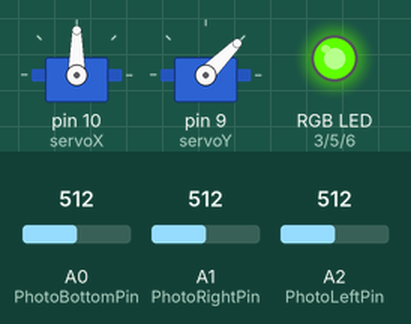
Bench run of a sketch on a simulated Arduino Uno, built with avr-gcc and run on an emulated ATmega328P. On the bench: 2 × servo, an RGB LED mixed from three pins (HIGH = lit). The inputs (shaded band) are chosen by the test bench; at power-on: A0 (PhotoBottomPin) = 512, A1 (PhotoRightPin) = 512, A2 (PhotoLeftPin) = 512.

Above: at 2.2 s.
2.3 s: A0 (PhotoBottomPin) set to 517
At 3.02 s:
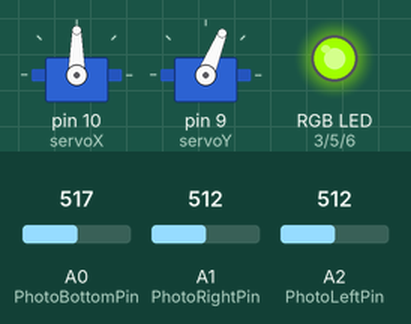
5.3 s: A1 (PhotoRightPin) set to 517
At 5.47 s:
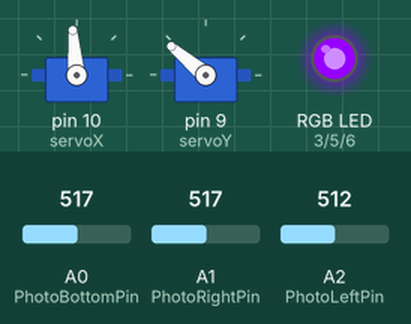
8.3 s: A2 (PhotoLeftPin) set to 517
At 8.54 s:
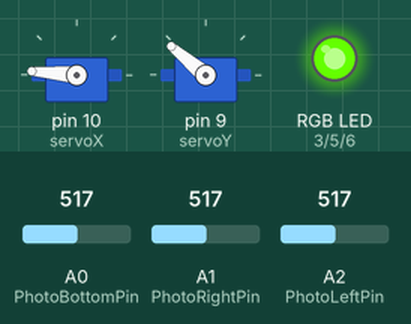
11.3 s: A0 (PhotoBottomPin) set to 511
At 11.6 s:
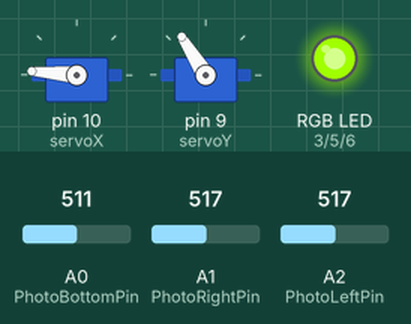
14.3 s: A1 (PhotoRightPin) set to 511
At 14.67 s:
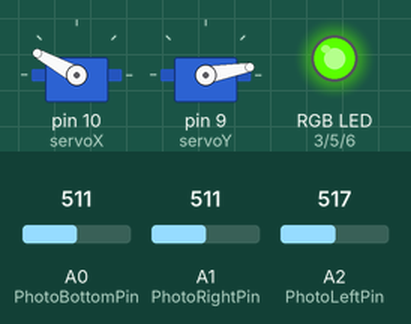
17.3 s: A2 (PhotoLeftPin) set to 306
At 17.73 s:
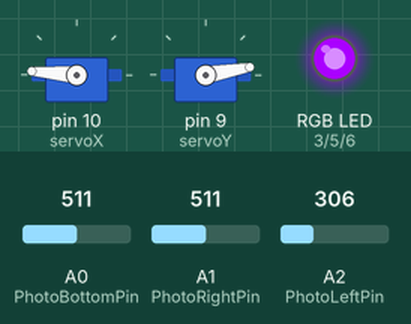
Timing chart, 0 to 23.9 s (numbered marks = the images above; inputs shaded):
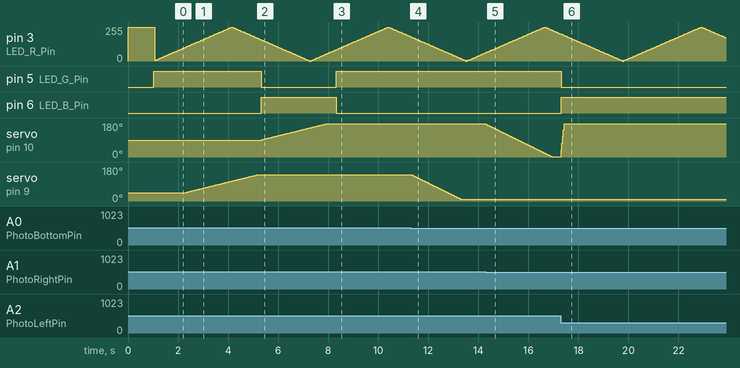

The sketch:

HackathonAward.ino
```cpp
//###############################################
//# the hackatron, a hackathon award robot      #
//###############################################
//..............................................
// *disclaimer*: this robot implements the advanced
// robot army protocol.  In the event of a robot
// uprising it will spontaneously awaken and
// attack.  However the likelihood of this
// happening is extremely low.  Forget I even
// mentioned it.
//...............................................
#include <Servo.h>
Servo servoX;
Servo servoY;

int increminty = 0;
int wave = 0;
bool waveForward = true;

const int PhotoBottomPin = A0;
const int PhotoRightPin = A1;
const int PhotoLeftPin = A2;
const int LED_R_Pin = 3;
const int LED_G_Pin = 5;
const int LED_B_Pin = 6;

int msDelay = 55;
int PhotoBottom = 0;
int PhotoRight = 0;
int PhotoLeft = 0;
int xDiff = 0;
int yDiff = 0;
int servoXPos = 90;
int servoYPos = 45;

void setup() {
  servoX.attach(10);
  servoY.attach(9);
  servoY.write(servoYPos);
  servoX.write(servoXPos);
  //Serial.begin(9600);
  pinMode(LED_R_Pin, OUTPUT);
  pinMode(LED_G_Pin, OUTPUT);
  pinMode(LED_B_Pin, OUTPUT);
  turnOnOne(LED_R_Pin);
  delay(1000);

}

void loop() {
  getPhotoValues();
  wavinator();
  //serialOut();
  xDiff = PhotoRight - PhotoLeft;
  constrainedXupdate(xDiff);

  if(PhotoLeft >= PhotoRight)
  {
    yDiff = PhotoBottom - PhotoLeft;
    constrainedYupdate(yDiff);
    turnOnOne(LED_G_Pin);
  }else{
    yDiff = PhotoBottom - PhotoRight;
    constrainedYupdate(yDiff);
    turnOnOne(LED_B_Pin);
  }

}

void wavinator()
{
  increminty++;
  if(increminty > 1)
  {
    increminty = 0;
    if(waveForward)
    {
      wave = wave + 5;
      if(wave > 254)
      {
        wave = 255;
        waveForward = false;
      }
    }else{
      wave = wave - 5;
      if(wave < 1)
      {
        wave = 0;
        waveForward = true;
      }
    }
    analogWrite(LED_R_Pin, wave);
  }
}

void turnOnOne(int led)
{
  //turn off all
  //digitalWrite(LED_R_Pin, LOW);
  digitalWrite(LED_G_Pin, LOW);
  digitalWrite(LED_B_Pin, LOW);
  //turn on the one
  digitalWrite(led, HIGH);
}

void serialOut()
{
  Serial.println(PhotoLeft);
  Serial.println(PhotoRight);
  Serial.println(PhotoBottom);
  Serial.println("=====");
}

void constrainedXupdate(int byThisMuch)
{
  servoXPos = servoXPos + byThisMuch;
  servoXPos = constrain(servoXPos, 1, 175);
  servoX.write(servoXPos);
}

void constrainedYupdate(int byThisMuch)
{
  servoYPos = servoYPos + byThisMuch;
  servoYPos = constrain(servoYPos, 10, 140);
  servoY.write(servoYPos);
}

void getPhotoValues(){
  delay(30);// delay in between reads for stability
  PhotoBottom = analogRead(PhotoBottomPin);
  PhotoRight = analogRead(PhotoRightPin);
  PhotoLeft = analogRead(PhotoLeftPin);
  //re-calibrate
  PhotoLeft = map(PhotoLeft, 0, 500, 0, 90);
  PhotoRight = map(PhotoRight, 0, 500, 0, 90);
  PhotoBottom = map(PhotoBottom, 0, 500, 0, 90);
}
```

Measured:
- the behaviour switches between 516 and 517 on A0 (PhotoBottomPin) (found by bisection; images 0 and 1)
- the behaviour switches between 516 and 517 on A1 (PhotoRightPin) (found by bisection; images 1 and 2)
- the behaviour switches between 516 and 517 on A2 (PhotoLeftPin) (found by bisection; images 2 and 3)
- after the input at 2.3 s, servo on pin 9 (servoY): moves from 45° to 140° over 2.9 s, starting at once
- after the input at 5.3 s, pin 5 (LED_G_Pin): HIGH → LOW at once; pin 6 (LED_B_Pin): LOW → HIGH at once; servo on pin 10 (servoX): moves from 90° to 175° over 2.6 s, starting at once
- after the input at 8.3 s, pin 5 (LED_G_Pin): LOW → HIGH at once; pin 6 (LED_B_Pin): HIGH → LOW at once
- after the input at 11.3 s, servo on pin 9 (servoY): moves from 140° to 10° over 2.0 s, starting at once
- after the input at 14.3 s, servo on pin 10 (servoX): moves from 175° to 1° over 2.6 s, starting at once
- after the input at 17.3 s, pin 5 (LED_G_Pin): HIGH → LOW at once; pin 6 (LED_B_Pin): LOW → HIGH at once; servo on pin 10 (servoX): 1° → 175° at once
